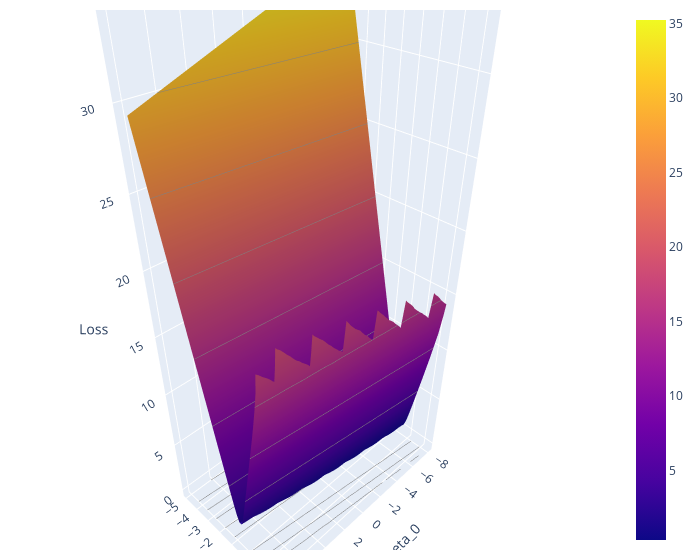

Notebook source saved alongside this figure:
### Markdown cell above
<br/>

Below is an interactive plot showing the average training cross-entropy loss for various values of $\theta_0$ and $\theta_1$ (respectively x and y axis in the plot). You may receive a `Javascript Error: Something went wrong with axis scaling` error. If your image does not show up, there are two potential workarounds: (1) run the following cell below to generate a static version of the plot and check out the interactive plot (2) restart your kernel (upper left menu -> `Kernel` -> `Restart Kernel and Run up to Selected Cell...`).

### Code cell
# Run this cell to create the plotly visualization. 
# If this gives a  Javascript Error, run the cell below instead. 
with np.errstate(invalid='ignore', divide='ignore'):
    uvalues = np.linspace(-8,8,70)
    vvalues = np.linspace(-5,5,70)
    (u,v) = np.meshgrid(uvalues, vvalues)
    thetas = np.vstack((u.flatten(),v.flatten()))
    lr_avg_loss_values = np.array([lr_avg_loss(t, X_intercept_train,
                                             Y_train) for t in thetas.T])
    lr_loss_surface = go.Surface(name="Logistic Regression Loss",
            x=u, y=v, z=np.reshape(lr_avg_loss_values,(len(uvalues), len(vvalues))),
            contours=dict(z=dict(show=True, color="gray", project=dict(z=True)))
        )
    fig = go.Figure(data=[lr_loss_surface])
    fig.update_layout(
        scene = dict(
            xaxis_title='theta_0',
            yaxis_title='theta_1',
            zaxis_title='Loss'),
            width=700,
            margin=dict(r=20, l=10, b=10, t=10))
    py.iplot(fig)

### Figure 1 — Plotly figure (JSON) as saved in the notebook; plotly's stock layout.template omitted (floating-point values rounded to 4 significant figures; data arrays with more than 128 entries replaced by an {"elided": "..."} marker saying what was removed)
{"data": [{"contours": {"z": {"color": "gray", "project": {"z": true}, "show": true}}, "name": "Logistic Regression Loss", "type": "surface", "x": {"elided": "70x70 float values"}, "y": {"elided": "70x70 float values"}, "z": {"elided": "70x70 float values"}}], "layout": {"margin": {"b": 10, "l": 10, "r": 20, "t": 10}, "scene": {"xaxis": {"title": {"text": "theta_0"}}, "yaxis": {"title": {"text": "theta_1"}}, "zaxis": {"title": {"text": "Loss"}}}, "width": 700}}
